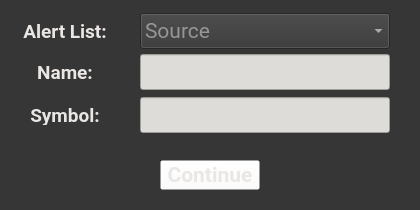
<?xml version="1.0" encoding="UTF-8"?>
<ui version="4.0">
 <class>Form</class>
 <widget class="QWidget" name="Form">
  <property name="geometry">
   <rect>
    <x>0</x>
    <y>0</y>
    <width>420</width>
    <height>210</height>
   </rect>
  </property>
  <property name="windowTitle">
   <string>Add Alert</string>
  </property>
  <property name="styleSheet">
   <string notr="true">background-color: rgb(54, 54, 54);</string>
  </property>
  <widget class="QLabel" name="label_Alertlist">
   <property name="geometry">
    <rect>
     <x>20</x>
     <y>20</y>
     <width>90</width>
     <height>21</height>
    </rect>
   </property>
   <property name="font">
    <font>
     <family>Roboto</family>
     <pointsize>14</pointsize>
     <weight>75</weight>
     <bold>true</bold>
    </font>
   </property>
   <property name="styleSheet">
    <string notr="true">color: rgb(234, 230, 228);</string>
   </property>
   <property name="text">
    <string>Alert List:</string>
   </property>
   <property name="textFormat">
    <enum>Qt::RichText</enum>
   </property>
   <property name="scaledContents">
    <bool>false</bool>
   </property>
   <property name="alignment">
    <set>Qt::AlignCenter</set>
   </property>
  </widget>
  <widget class="QLabel" name="label_Alertlist_2">
   <property name="geometry">
    <rect>
     <x>20</x>
     <y>61</y>
     <width>90</width>
     <height>21</height>
    </rect>
   </property>
   <property name="font">
    <font>
     <family>Roboto</family>
     <pointsize>14</pointsize>
     <weight>75</weight>
     <bold>true</bold>
    </font>
   </property>
   <property name="styleSheet">
    <string notr="true">color: rgb(234, 230, 228);</string>
   </property>
   <property name="text">
    <string>Name:</string>
   </property>
   <property name="textFormat">
    <enum>Qt::RichText</enum>
   </property>
   <property name="scaledContents">
    <bool>false</bool>
   </property>
   <property name="alignment">
    <set>Qt::AlignCenter</set>
   </property>
  </widget>
  <widget class="QLabel" name="label_Alertlist_3">
   <property name="geometry">
    <rect>
     <x>20</x>
     <y>104</y>
     <width>90</width>
     <height>21</height>
    </rect>
   </property>
   <property name="font">
    <font>
     <family>Roboto</family>
     <pointsize>14</pointsize>
     <weight>75</weight>
     <bold>true</bold>
    </font>
   </property>
   <property name="styleSheet">
    <string notr="true">color: rgb(234, 230, 228);</string>
   </property>
   <property name="text">
    <string>Symbol:</string>
   </property>
   <property name="textFormat">
    <enum>Qt::RichText</enum>
   </property>
   <property name="scaledContents">
    <bool>false</bool>
   </property>
   <property name="alignment">
    <set>Qt::AlignCenter</set>
   </property>
  </widget>
  <widget class="QComboBox" name="comboBox_alertlistSelect">
   <property name="geometry">
    <rect>
     <x>140</x>
     <y>13</y>
     <width>250</width>
     <height>36</height>
    </rect>
   </property>
   <property name="font">
    <font>
     <family>Roboto</family>
     <pointsize>16</pointsize>
    </font>
   </property>
   <property name="styleSheet">
    <string notr="true">color: rgb(234, 230, 228);</string>
   </property>
   <property name="currentText">
    <string/>
   </property>
   <property name="placeholderText">
    <string>Source</string>
   </property>
   <item>
    <property name="text">
     <string>Price</string>
    </property>
   </item>
  </widget>
  <widget class="QPushButton" name="pushButton_Continue">
   <property name="geometry">
    <rect>
     <x>160</x>
     <y>160</y>
     <width>100</width>
     <height>30</height>
    </rect>
   </property>
   <property name="font">
    <font>
     <family>Roboto</family>
     <pointsize>16</pointsize>
     <weight>75</weight>
     <bold>true</bold>
    </font>
   </property>
   <property name="styleSheet">
    <string notr="true">background-color: rgba(255, 255, 255, 0);
color: rgb(234, 230, 228);</string>
   </property>
   <property name="text">
    <string>Continue</string>
   </property>
  </widget>
  <widget class="QLineEdit" name="lineEdit_name">
   <property name="geometry">
    <rect>
     <x>140</x>
     <y>54</y>
     <width>250</width>
     <height>36</height>
    </rect>
   </property>
   <property name="font">
    <font>
     <family>Roboto</family>
     <pointsize>16</pointsize>
    </font>
   </property>
   <property name="styleSheet">
    <string notr="true">background-color: rgb(222, 220, 216);</string>
   </property>
   <property name="text">
    <string/>
   </property>
   <property name="alignment">
    <set>Qt::AlignJustify|Qt::AlignVCenter</set>
   </property>
  </widget>
  <widget class="QLineEdit" name="lineEdit_symbol">
   <property name="geometry">
    <rect>
     <x>140</x>
     <y>97</y>
     <width>250</width>
     <height>36</height>
    </rect>
   </property>
   <property name="font">
    <font>
     <family>Roboto</family>
     <pointsize>16</pointsize>
    </font>
   </property>
   <property name="styleSheet">
    <string notr="true">background-color: rgb(222, 220, 216);</string>
   </property>
   <property name="text">
    <string/>
   </property>
   <property name="alignment">
    <set>Qt::AlignJustify|Qt::AlignVCenter</set>
   </property>
  </widget>
 </widget>
 <tabstops>
  <tabstop>comboBox_alertlistSelect</tabstop>
  <tabstop>lineEdit_name</tabstop>
  <tabstop>lineEdit_symbol</tabstop>
  <tabstop>pushButton_Continue</tabstop>
 </tabstops>
 <resources/>
 <connections/>
</ui>
